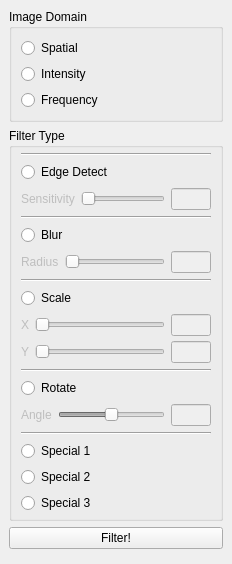
  <widget class="QDockWidget" name="filterDock">
   <property name="windowTitle">
    <string>F&amp;ilter</string>
   </property>
   <attribute name="dockWidgetArea">
    <number>1</number>
   </attribute>
   <widget class="QWidget" name="filterDockContents">
    <layout class="QVBoxLayout" name="verticalLayout_5">
     <item>
      <widget class="QGroupBox" name="imageDomain">
       <property name="title">
        <string>Image Domain</string>
       </property>
       <layout class="QVBoxLayout" name="verticalLayout_7">
        <item>
         <widget class="QRadioButton" name="spatialDomainButton">
          <property name="text">
           <string>Spatial</string>
          </property>
         </widget>
        </item>
        <item>
         <widget class="QRadioButton" name="intensityDomainButton">
          <property name="text">
           <string>Intensity</string>
          </property>
         </widget>
        </item>
        <item>
         <widget class="QRadioButton" name="frequencyDomainButton">
          <property name="text">
           <string>Frequency</string>
          </property>
         </widget>
        </item>
       </layout>
      </widget>
     </item>
     <item>
      <widget class="QGroupBox" name="filterType">
       <property name="title">
        <string>Filter Type</string>
       </property>
       <layout class="QVBoxLayout" name="verticalLayout_6">
        <property name="topMargin">
         <number>5</number>
        </property>
        <property name="bottomMargin">
         <number>5</number>
        </property>
        <item>
         <widget class="Line" name="line_5">
          <property name="orientation">
           <enum>Qt::Horizontal</enum>
          </property>
         </widget>
        </item>
        <item>
         <widget class="QRadioButton" name="filterTypeEdgeDetect">
          <property name="text">
           <string>Edge Detect</string>
          </property>
         </widget>
        </item>
        <item>
         <widget class="QWidget" name="edgeDetectThreshold" native="true">
          <property name="enabled">
           <bool>false</bool>
          </property>
          <layout class="QGridLayout" name="gridLayout_13">
           <property name="leftMargin">
            <number>0</number>
           </property>
           <property name="topMargin">
            <number>0</number>
           </property>
           <property name="rightMargin">
            <number>0</number>
           </property>
           <property name="bottomMargin">
            <number>0</number>
           </property>
           <item row="0" column="0">
            <widget class="QLabel" name="edgeDetectSensitivityLabel">
             <property name="text">
              <string>Sensitivity</string>
             </property>
            </widget>
           </item>
           <item row="0" column="1">
            <widget class="QSlider" name="edgeDetectSensitivitySlider">
             <property name="orientation">
              <enum>Qt::Horizontal</enum>
             </property>
            </widget>
           </item>
           <item row="0" column="2">
            <widget class="QLineEdit" name="edgeDetectSensitivityTextbox">
             <property name="minimumSize">
              <size>
               <width>40</width>
               <height>0</height>
              </size>
             </property>
             <property name="maximumSize">
              <size>
               <width>40</width>
               <height>16777215</height>
              </size>
             </property>
            </widget>
           </item>
          </layout>
         </widget>
        </item>
        <item>
         <widget class="Line" name="line">
          <property name="orientation">
           <enum>Qt::Horizontal</enum>
          </property>
         </widget>
        </item>
        <item>
         <widget class="QRadioButton" name="filterTypeBlur">
          <property name="text">
           <string>Blur</string>
          </property>
         </widget>
        </item>
        <item>
         <widget class="QWidget" name="blurRadius" native="true">
          <layout class="QGridLayout" name="gridLayout_8">
           <property name="leftMargin">
            <number>0</number>
           </property>
           <property name="topMargin">
            <number>0</number>
           </property>
           <property name="rightMargin">
            <number>0</number>
           </property>
           <property name="bottomMargin">
            <number>0</number>
           </property>
           <item row="0" column="2">
            <widget class="QLineEdit" name="blurRadiusTextbox">
             <property name="enabled">
              <bool>false</bool>
             </property>
             <property name="minimumSize">
              <size>
               <width>40</width>
               <height>0</height>
              </size>
             </property>
             <property name="maximumSize">
              <size>
               <width>40</width>
               <height>16777215</height>
              </size>
             </property>
            </widget>
           </item>
           <item row="0" column="1">
            <widget class="QSlider" name="blurRadiusSlider">
             <property name="enabled">
              <bool>false</bool>
             </property>
             <property name="minimumSize">
              <size>
               <width>100</width>
               <height>0</height>
              </size>
             </property>
             <property name="orientation">
              <enum>Qt::Horizontal</enum>
             </property>
            </widget>
           </item>
           <item row="0" column="0">
            <widget class="QLabel" name="blurRadiusLabel">
             <property name="enabled">
              <bool>false</bool>
             </property>
             <property name="text">
              <string>Radius</string>
             </property>
            </widget>
           </item>
          </layout>
         </widget>
        </item>
        <item>
         <widget class="Line" name="line_2">
          <property name="orientation">
           <enum>Qt::Horizontal</enum>
          </property>
         </widget>
        </item>
        <item>
         <widget class="QRadioButton" name="filterTypeScale">
          <property name="enabled">
           <bool>true</bool>
          </property>
          <property name="text">
           <string>Scale</string>
          </property>
          <property name="checked">
           <bool>false</bool>
          </property>
         </widget>
        </item>
        <item>
         <widget class="QWidget" name="scale" native="true">
          <layout class="QGridLayout" name="gridLayout_9">
           <property name="leftMargin">
            <number>0</number>
           </property>
           <property name="topMargin">
            <number>0</number>
           </property>
           <property name="rightMargin">
            <number>0</number>
           </property>
           <property name="bottomMargin">
            <number>0</number>
           </property>
           <property name="verticalSpacing">
            <number>5</number>
           </property>
           <item row="0" column="0">
            <widget class="QLabel" name="scaleLabelX">
             <property name="enabled">
              <bool>false</bool>
             </property>
             <property name="text">
              <string>X</string>
             </property>
            </widget>
           </item>
           <item row="0" column="1">
            <widget class="QSlider" name="scaleSliderX">
             <property name="enabled">
              <bool>false</bool>
             </property>
             <property name="minimumSize">
              <size>
               <width>100</width>
               <height>0</height>
              </size>
             </property>
             <property name="orientation">
              <enum>Qt::Horizontal</enum>
             </property>
            </widget>
           </item>
           <item row="0" column="2">
            <widget class="QLineEdit" name="scaleTextboxX">
             <property name="enabled">
              <bool>false</bool>
             </property>
             <property name="minimumSize">
              <size>
               <width>40</width>
               <height>0</height>
              </size>
             </property>
             <property name="maximumSize">
              <size>
               <width>40</width>
               <height>16777215</height>
              </size>
             </property>
            </widget>
           </item>
           <item row="1" column="0">
            <widget class="QLabel" name="scaleLabelY">
             <property name="enabled">
              <bool>false</bool>
             </property>
             <property name="text">
              <string>Y</string>
             </property>
            </widget>
           </item>
           <item row="1" column="1">
            <widget class="QSlider" name="scaleSliderY">
             <property name="enabled">
              <bool>false</bool>
             </property>
             <property name="minimumSize">
              <size>
               <width>100</width>
               <height>0</height>
              </size>
             </property>
             <property name="orientation">
              <enum>Qt::Horizontal</enum>
             </property>
            </widget>
           </item>
           <item row="1" column="2">
            <widget class="QLineEdit" name="scaleTextboxY">
             <property name="enabled">
              <bool>false</bool>
             </property>
             <property name="minimumSize">
              <size>
               <width>40</width>
               <height>0</height>
              </size>
             </property>
             <property name="maximumSize">
              <size>
               <width>40</width>
               <height>16777215</height>
              </size>
             </property>
            </widget>
           </item>
          </layout>
         </widget>
        </item>
        <item>
         <widget class="Line" name="line_3">
          <property name="orientation">
           <enum>Qt::Horizontal</enum>
          </property>
         </widget>
        </item>
        <item>
         <widget class="QRadioButton" name="filterTypeRotate">
          <property name="text">
           <string>Rotate</string>
          </property>
         </widget>
        </item>
        <item>
         <widget class="QWidget" name="rotateAngle" native="true">
          <layout class="QGridLayout" name="gridLayout_17">
           <property name="leftMargin">
            <number>0</number>
           </property>
           <property name="topMargin">
            <number>0</number>
           </property>
           <property name="rightMargin">
            <number>0</number>
           </property>
           <property name="bottomMargin">
            <number>0</number>
           </property>
           <item row="0" column="0">
            <widget class="QLabel" name="rotateAngleLabel">
             <property name="enabled">
              <bool>false</bool>
             </property>
             <property name="text">
              <string>Angle</string>
             </property>
            </widget>
           </item>
           <item row="0" column="1">
            <widget class="QSlider" name="rotateSlider">
             <property name="enabled">
              <bool>false</bool>
             </property>
             <property name="minimum">
              <number>-360</number>
             </property>
             <property name="maximum">
              <number>360</number>
             </property>
             <property name="orientation">
              <enum>Qt::Horizontal</enum>
             </property>
            </widget>
           </item>
           <item row="0" column="2">
            <widget class="QLineEdit" name="rotateAngleEdit">
             <property name="enabled">
              <bool>false</bool>
             </property>
             <property name="maximumSize">
              <size>
               <width>40</width>
               <height>16777215</height>
              </size>
             </property>
            </widget>
           </item>
          </layout>
         </widget>
        </item>
        <item>
         <widget class="Line" name="line_4">
          <property name="orientation">
           <enum>Qt::Horizontal</enum>
          </property>
         </widget>
        </item>
        <item>
         <widget class="QRadioButton" name="filterTypeSpecial1">
          <property name="text">
           <string>Special 1</string>
          </property>
         </widget>
        </item>
        <item>
         <widget class="QRadioButton" name="filterTypeSpecial2">
          <property name="text">
           <string>Special 2</string>
          </property>
         </widget>
        </item>
        <item>
         <widget class="QRadioButton" name="filterTypeSpecial3">
          <property name="text">
           <string>Special 3</string>
          </property>
         </widget>
        </item>
       </layout>
      </widget>
     </item>
     <item>
      <widget class="QPushButton" name="filterButton">
       <property name="text">
        <string>Filter!</string>
       </property>
      </widget>
     </item>
     <item>
      <widget class="QWidget" name="filterDockEmptySpace" native="true">
       <property name="sizePolicy">
        <sizepolicy hsizetype="Preferred" vsizetype="Expanding">
         <horstretch>0</horstretch>
         <verstretch>0</verstretch>
        </sizepolicy>
       </property>
      </widget>
     </item>
    </layout>
   </widget>
  </widget>
